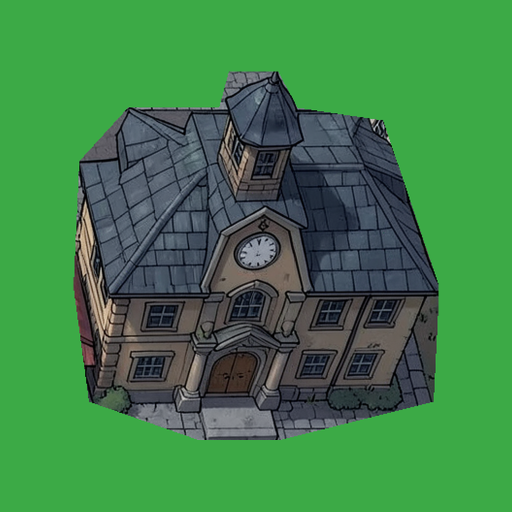
#> input picture assets/gen/arcane/ciudad/piezas/recorte_ayuntamiento.png, 1024 x 1024 px, given in place of arcane_ciudad.png, which was not available (shown at 1/2 size)
$ python recortes.py
#> lines starting #> are read from the running program, lines starting #| are printed output that depends on the picture; pictures that were not available may be replaced by others from this repository, and a replacement may not be noted
"""Recorta piezas de la referencia de la ciudad (docs/art/ref/arcane_ciudad.png = ciudad_D_s1) por su polígono, sobre
verde liso y centradas en 1024², para repintarlas con Klein como elementos sueltos (gen.sh).
Uso: python -I assets/gen/arcane/ciudad/piezas/recortes.py → piezas/recorte_<id>.png"""
from pathlib import Path
from PIL import Image, ImageDraw
D = Path(__file__).parent
REF = Image.open('docs/art/ref/arcane_ciudad.png').convert('RGB')
#> REF is the input picture: PIL image 1024x1024 RGB; mean R, G, B 63.5, 129.2, 73.6
VERDE = (60, 170, 70)
# id: polígono en px de la referencia (los de src/data/ciudad.ts).
PIEZAS = {
  'centro_pokemon': [[88, 335], [195, 192], [228, 196], [302, 300], [300, 412], [128, 412], [128, 345]],
  'iglesia_reloj': [[903, 215], [998, 178], [998, 62], [1035, 38], [1082, 92], [1082, 185], [1152, 215], [1150, 330], [1142, 422], [1065, 442], [1003, 442], [912, 422], [903, 300]],
  'ayuntamiento': [[1102, 690], [1108, 560], [1158, 505], [1252, 505], [1262, 468], [1312, 468], [1332, 505], [1420, 518], [1478, 690], [1472, 808], [1312, 848], [1232, 848], [1118, 808]],
  'puesto': [[82, 515], [105, 410], [250, 412], [252, 520], [240, 572], [110, 572]],
  'tienda': [[383, 250], [400, 172], [598, 180], [600, 262], [602, 362], [410, 362], [383, 330]],
  'casa_norte': [[385, 0], [612, 0], [612, 78], [385, 78]],
  'casa_nordeste': [[912, 0], [1112, 0], [1112, 82], [912, 82]],
  'casa_oscura': [[1208, 245], [1262, 165], [1335, 165], [1432, 335], [1408, 418], [1232, 418], [1218, 300]],
  'tienda_morada': [[303, 700], [320, 572], [518, 572], [522, 700], [518, 842], [342, 842], [318, 792]],
  'cobertizo': [[1022, 690], [1048, 638], [1092, 638], [1122, 700], [1122, 788], [1032, 788]],
  'casa_este': [[1408, 505], [1428, 458], [1536, 458], [1536, 618], [1440, 618], [1428, 540]],
  'fuente': [[703, 520], [740, 503], [790, 503], [827, 520], [830, 570], [800, 605], [730, 605], [700, 570]],
  'farola': [[556, 684], [586, 684], [586, 716], [592, 842], [578, 842], [566, 716], [556, 716]],
  'seto_1': [[300, 35], [388, 35], [388, 95], [360, 272], [266, 272], [266, 150]],
  'seto_2': [[595, 92], [655, 92], [655, 255], [595, 255]],
  'seto_3': [[1105, 30], [1180, 30], [1180, 195], [1235, 200], [1235, 255], [1150, 255], [1110, 200]],
  'seto_4': [[1408, 195], [1536, 195], [1536, 398], [1408, 398]],
  'seto_5': [[238, 575], [270, 562], [312, 570], [312, 830], [242, 832]],
}
def recorte(id_, poli, lado=1024, ocupa=0.72):
    xs, ys = [p[0] for p in poli], [p[1] for p in poli]
    x0, y0, x1, y1 = min(xs), min(ys), max(xs), max(ys)
    m = Image.new('L', REF.size, 0); ImageDraw.Draw(m).polygon([tuple(p) for p in poli], fill=255)
    pieza = Image.composite(REF, Image.new('RGB', REF.size, VERDE), m).crop((x0, y0, x1, y1))
    k = ocupa * lado / max(x1 - x0, y1 - y0)
    pieza = pieza.resize((round((x1 - x0) * k), round((y1 - y0) * k)), Image.LANCZOS)
    lienzo = Image.new('RGB', (lado, lado), VERDE)
    lienzo.paste(pieza, ((lado - pieza.width) // 2, (lado - pieza.height) // 2))
    lienzo.save(D / f'recorte_{id_}.png')
if __name__ == '__main__':
    for k, v in PIEZAS.items(): recorte(k, v)
#> this loop made 18 passes
#> pass 1, in recorte, `pieza = Image.composite(REF, Image.new('RGB', REF.size, VERDE), m).cro..`:
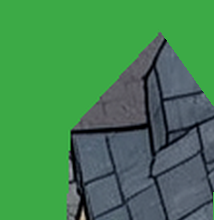
#> pieza: PIL image 214x220 RGB; mean R, G, B 67.3, 132.5, 81.5
#> pass 1, in recorte, `lienzo = Image.new('RGB', (lado, lado), VERDE)`:
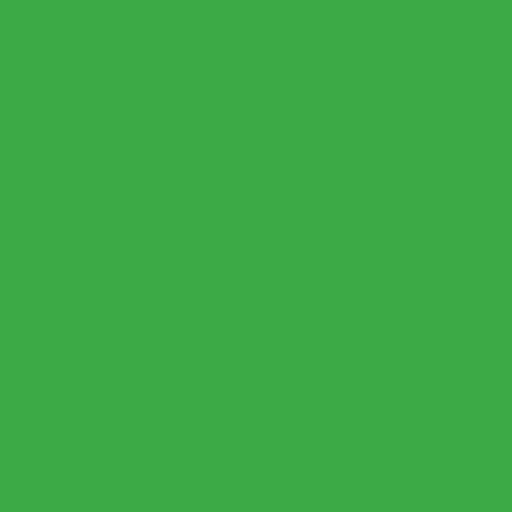
#> lienzo: PIL image 1024x1024 RGB (shown at 1/2 size); mean R, G, B 60, 170, 70

$ run again, on assets/gen/arcane/ciudad/piezas/recorte_casa_oscura.png
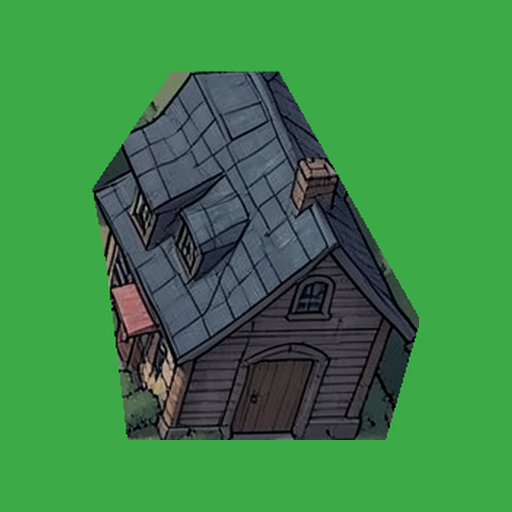
#> input picture assets/gen/arcane/ciudad/piezas/recorte_casa_oscura.png, 1024 x 1024 px, given in place of arcane_ciudad.png, which was not available (shown at 1/2 size)
#> REF is the input picture: PIL image 1024x1024 RGB; mean R, G, B 60.8, 133.7, 71.4
#> the loop `for k, v in PIEZAS.items(): recorte(k, v)` made 18 passes
#> pass 1, in recorte, `pieza = Image.composite(REF, Image.new('RGB', REF.size, VERDE), m).cro..`:
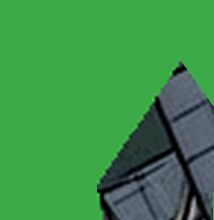
#> pieza: PIL image 214x220 RGB; mean R, G, B 61, 144.5, 73.3
